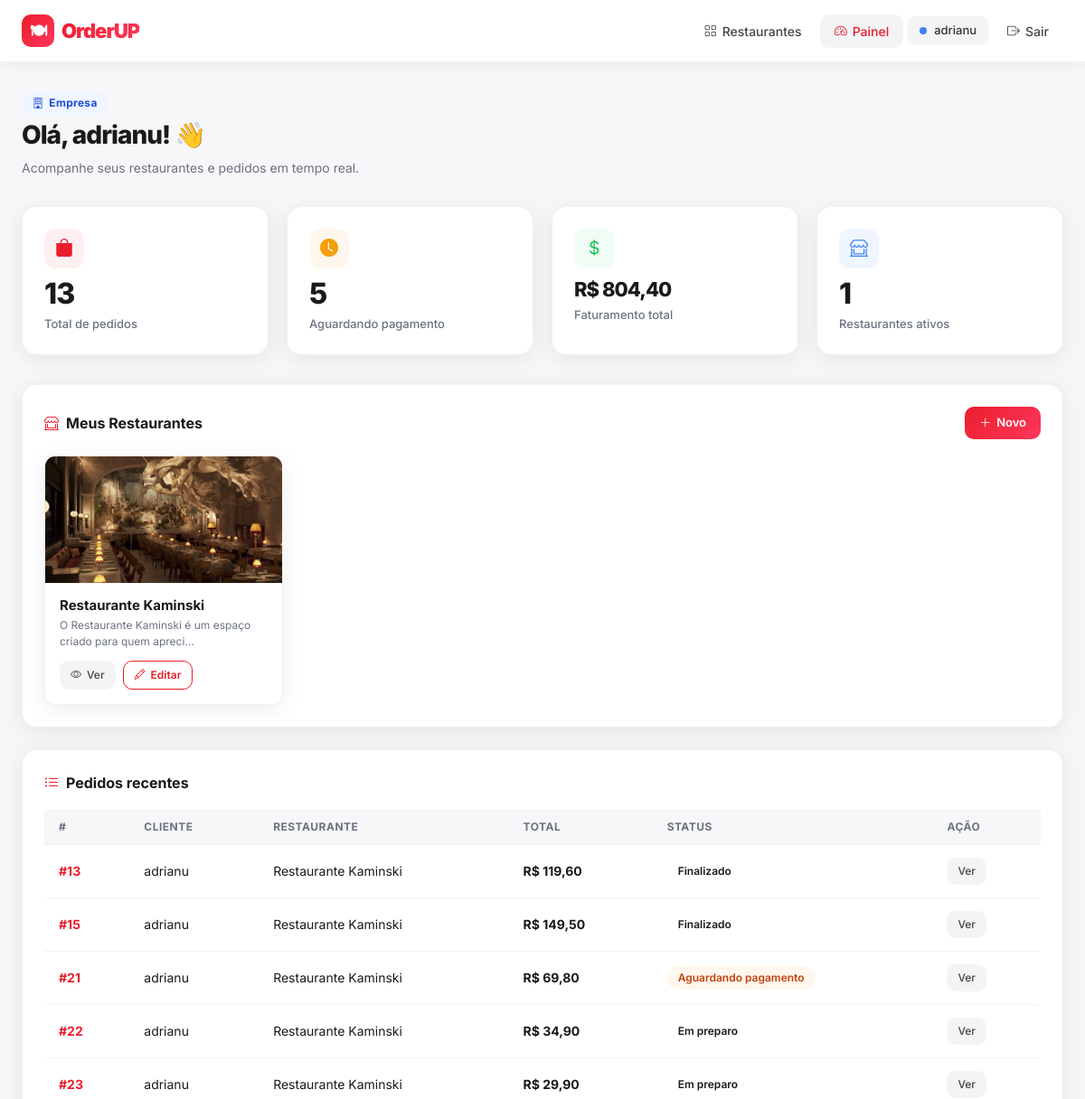
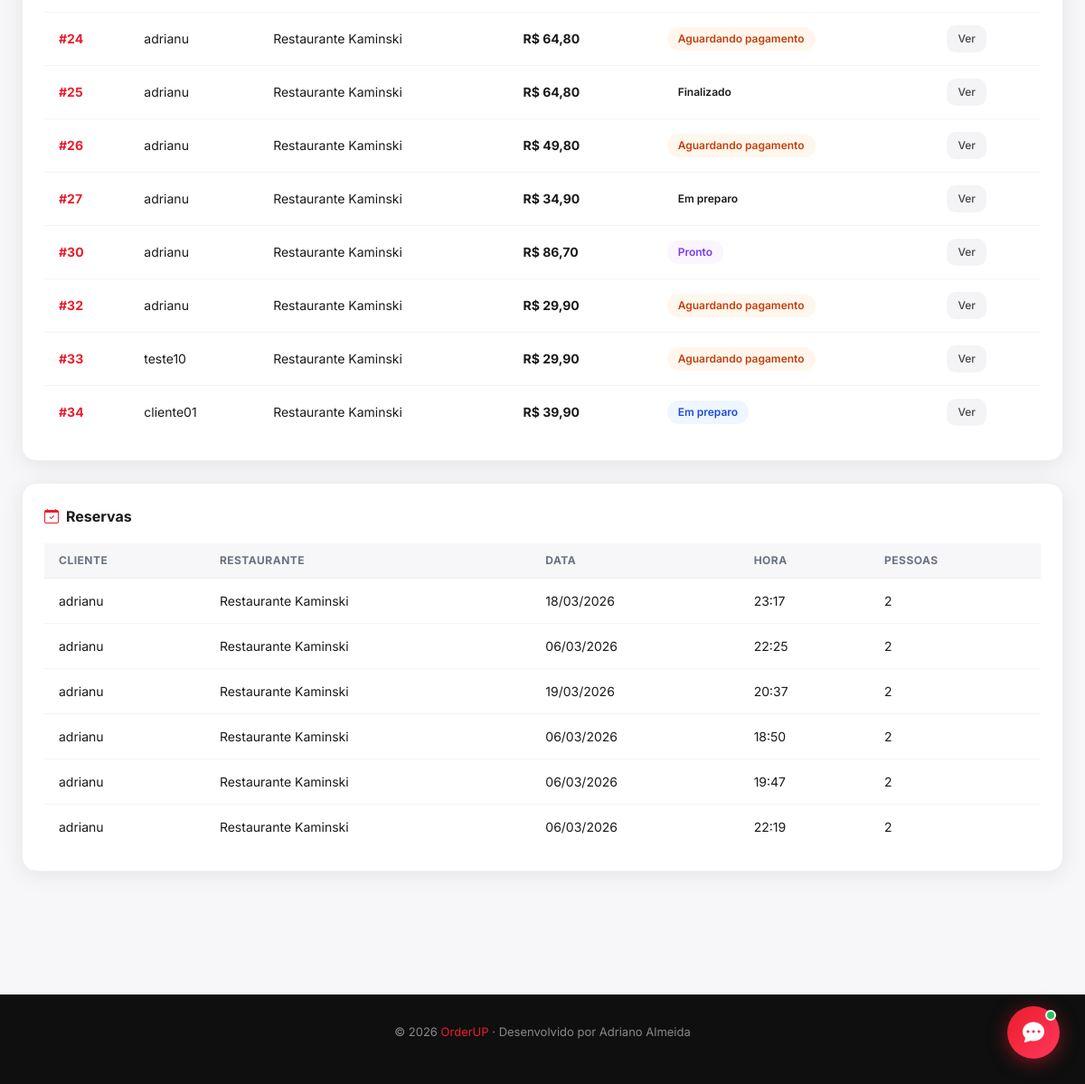
Screenshot of /dashboard/ (signed in) with the database file from the repository (2 pictures, top to bottom).
### myapp/models.py (models this page shows, shortened)
class Restaurant(models.Model):
    name = models.CharField(max_length=200)
    description = models.TextField()
    image = models.ImageField(upload_to='restaurants/', blank=True, null=True)
    owner = models.ForeignKey(User, on_delete=models.CASCADE)
    created_at = models.DateTimeField(auto_now_add=True)
    class Meta:
        ordering = ['-created_at']

class Order(models.Model):
    ORDER_STATUS = [
        ('PENDING', 'Aguardando pagamento'),
        ('PAID', 'Pago'),
        ('PREPARING', 'Em preparo'),
        ('READY', 'Pronto'),
        ('DELIVERED', 'Entregue'),
        ('CANCELLED', 'Cancelado'),
    ]
    ORDER_TYPE = [
        ('LOCAL', 'Consumo no Local'),
        ('DELIVERY', 'Entrega'),
    ]
    restaurant = models.ForeignKey(
        Restaurant,
        on_delete=models.CASCADE,
        related_name='orders'
    )
    customer = models.ForeignKey(
        User,
        on_delete=models.CASCADE,
        related_name='orders'
    )
    PAYMENT_METHOD = [
        ('pix', 'PIX'),
        ('credito', 'Cartão de Crédito'),
        ('debito', 'Cartão de Débito'),
        ('dinheiro', 'Dinheiro'),
    ]
    order_type = models.CharField(max_length=10, choices=ORDER_TYPE)
    status = models.CharField(
        max_length=20,
        choices=ORDER_STATUS,
        default='PENDING'
    )
    delivery_address = models.CharField(max_length=300, blank=True, null=True)
    delivery_complement = models.CharField(max_length=100, blank=True, null=True)
    delivery_neighborhood = models.CharField(max_length=100, blank=True, null=True)
    delivery_city = models.CharField(max_length=100, blank=True, null=True)
    delivery_cep = models.CharField(max_length=10, blank=True, null=True)
    delivery_phone = models.CharField(max_length=20, blank=True, null=True)
    payment_method = models.CharField(max_length=20, choices=PAYMENT_METHOD, blank=True, null=True)
    payment_id = models.CharField(max_length=200, blank=True, null=True)  # ID do MercadoPago
    paid_at = models.DateTimeField(null=True, blank=True)
    customer_notified = models.BooleanField(default=False)
    last_status_update = models.DateTimeField(auto_now=True)
    created_at = models.DateTimeField(auto_now_add=True)
    @property
    def total(self):
        return sum(
            (item.menu_item.price * item.quantity)
            for item in self.items.all()
        ) or 0

class OrderItem(models.Model):
    order = models.ForeignKey(
        Order,
        related_name='items',
        on_delete=models.CASCADE
    )
    menu_item = models.ForeignKey(MenuItem, on_delete=models.CASCADE)
    quantity = models.PositiveIntegerField()

class MenuItem(models.Model):
    restaurant = models.ForeignKey(
        Restaurant,
        on_delete=models.CASCADE,
        related_name='menu_items'
    )
    name = models.CharField(max_length=200)
    description = models.TextField()
    price = models.DecimalField(max_digits=8, decimal_places=2)
    image = models.ImageField(
        upload_to=menu_image_path,
        blank=True,
        null=True
    )
    available = models.BooleanField(default=True)

class Reservation(models.Model):
    restaurant = models.ForeignKey(
        Restaurant,
        on_delete=models.CASCADE,
        related_name='reservations'
    )
    customer = models.ForeignKey(
        User,
        on_delete=models.CASCADE,
        related_name='reservations'
    )
    date = models.DateField()
    time = models.TimeField()
    number_of_people = models.PositiveIntegerField()
    observation = models.TextField(blank=True, null=True)
    related_order = models.ForeignKey(
        Order,
        on_delete=models.SET_NULL,
        blank=True,
        null=True,
        related_name='reservation_link'
    )
    created_at = models.DateTimeField(auto_now_add=True)

### myapp/views.py (the view)
# urls.py: path('dashboard/', views.my_dashboard, name='my_dashboard'),
@login_required
def my_dashboard(request):
    user = request.user
    if user.is_superuser:
        restaurants = Restaurant.objects.all()
        orders = Order.objects.all()
        reservations = Reservation.objects.all()
        template = 'dashboard_admin.html'
    elif hasattr(user, 'profile') and user.profile.user_type == 'empresa':
        restaurants = Restaurant.objects.filter(owner=user)
        orders = Order.objects.filter(restaurant__owner=user)
        reservations = Reservation.objects.filter(restaurant__owner=user)
        template = 'dashboard.html'
    else:
        restaurants = None
        orders = Order.objects.filter(customer=user)
        reservations = Reservation.objects.filter(customer=user)
        template = 'dashboard_cliente.html'
    total_vendas = orders.count()
    aguardando_pagamento = orders.filter(status='PENDING').count()
    total_faturado = sum(order.total for order in orders)
    return render(request, template, {
        'restaurants': restaurants,
        'orders': orders,
        'reservations': reservations,
        'total_vendas': total_vendas,
        'aguardando_pagamento': aguardando_pagamento,
        'total_faturado': total_faturado,
    })

### templates/dashboard.html (shortened to what this page needs)
{% extends 'base.html' %}
{% block content %}
<div class="dash-wrap" style="max-width:100%;padding:0">
  <div class="dash-header">
    <div style="display:flex;align-items:center;gap:12px;margin-bottom:6px">
      <span class="profile-chip chip-empresa"><i class="bi bi-building"></i> Empresa</span>
    </div>
    <h1 class="dash-title">Olá, {{ user.first_name|default:user.username }}! 👋</h1>
    <p style="color:var(--muted);font-size:14px">Acompanhe seus restaurantes e pedidos em tempo real.</p>
  </div>
  <div class="stat-grid">
    <div class="stat-card">
      <div class="stat-icon" style="background:#fff0f0"><i class="bi bi-bag-fill" style="color:var(--red)"></i></div>
      <div class="stat-num">{{ total_vendas }}</div>
      <div class="stat-label">Total de pedidos</div>
    </div>
    <div class="stat-card">
      <div class="stat-icon" style="background:#fff7ed"><i class="bi bi-clock-fill" style="color:#f59e0b"></i></div>
      <div class="stat-num">{{ aguardando_pagamento }}</div>
      <div class="stat-label">Aguardando pagamento</div>
    </div>
    <div class="stat-card">
      <div class="stat-icon" style="background:#f0fdf4"><i class="bi bi-currency-dollar" style="color:#22c55e"></i></div>
      <div class="stat-num" style="font-size:22px">R$ {{ total_faturado|floatformat:2 }}</div>
      <div class="stat-label">Faturamento total</div>
    </div>
    <div class="stat-card">
      <div class="stat-icon" style="background:#eff6ff"><i class="bi bi-shop-window" style="color:#3b82f6"></i></div>
      <div class="stat-num">{{ restaurants.count }}</div>
      <div class="stat-label">Restaurantes ativos</div>
    </div>
  </div>
  <div class="dash-card">
    <div class="dash-card-title">
      <i class="bi bi-shop-window" style="color:var(--red)"></i> Meus Restaurantes
      <a href="{% url 'restaurant_create' %}" class="btn-red" style="margin-left:auto;font-size:13px;padding:8px 16px">
        <i class="bi bi-plus-lg"></i> Novo
      </a>
    </div>
    {% if restaurants %}
    <div style="display:grid;grid-template-columns:repeat(auto-fill,minmax(260px,1fr));gap:16px">
      {% for restaurant in restaurants %}
      <div style="border:1px solid #f0f0f0;border-radius:12px;overflow:hidden;transition:all .2s" class="card-rest">
        {% if restaurant.image %}
          <img src="{{ restaurant.image.url }}" alt="{{ restaurant.name }}" style="width:100%;height:140px;object-fit:cover">
        {% else %}
          <div style="width:100%;height:140px;background:linear-gradient(135deg,#f0f0f0,#e0e0e0);display:flex;align-items:center;justify-content:center;font-size:36px">🏪</div>
        {% endif %}
        <div style="padding:16px">
          <h4 style="font-size:15px;font-weight:700;margin-bottom:4px">{{ restaurant.name }}</h4>
          <p style="font-size:12px;color:var(--muted);margin-bottom:12px">{{ restaurant.description|truncatechars:60 }}</p>
          <div style="display:flex;gap:8px">
            <a href="{% url 'restaurant_detail' restaurant.pk %}" class="btn-gray" style="font-size:12px;padding:6px 12px"><i class="bi bi-eye"></i> Ver</a>
            <a href="{% url 'restaurant_update' restaurant.pk %}" class="btn-outline-red" style="font-size:12px;padding:6px 12px"><i class="bi bi-pencil"></i> Editar</a>
          </div>
        </div>
      </div>
      {% endfor %}
    </div>
    {% else %}
    <div style="text-align:center;padding:40px">
      <div style="font-size:48px;margin-bottom:12px">🏪</div>
      <p style="color:var(--muted)">Nenhum restaurante ainda. <a href="{% url 'restaurant_create' %}" style="color:var(--red);font-weight:600">Criar agora</a></p>
    </div>
    {% endif %}
  </div>
  <div class="dash-card">
    <div class="dash-card-title"><i class="bi bi-list-ul" style="color:var(--red)"></i> Pedidos recentes</div>
    {% if orders %}
    <table class="table-orderup">
      <thead>
        <tr>
          <th>#</th><th>Cliente</th><th>Restaurante</th><th>Total</th><th>Status</th><th>Ação</th>
        </tr>
      </thead>
      <tbody>
        {% for order in orders|slice:":20" %}
        <tr>
          <td style="font-weight:700;color:var(--red)">#{{ order.id }}</td>
          <td>{{ order.customer.username }}</td>
          <td>{{ order.restaurant.name }}</td>
          <td style="font-weight:700">R$ {{ order.total|floatformat:2 }}</td>
          <td>
            <span class="badge-status badge-{{ order.status|lower }}">
              {{ order.get_status_display }}
            </span>
          </td>
          <td>
            <a href="{% url 'order_detail' order.pk %}" class="btn-gray" style="font-size:12px;padding:6px 12px">Ver</a>
          </td>
        </tr>
        {% endfor %}
      </tbody>
    </table>
    {% else %}
    <p style="color:var(--muted);text-align:center;padding:24px">Nenhum pedido ainda.</p>
    {% endif %}
  </div>
  <div class="dash-card">
    <div class="dash-card-title"><i class="bi bi-calendar-check" style="color:var(--red)"></i> Reservas</div>
    {% if reservations %}
    <table class="table-orderup">
      <thead><tr><th>Cliente</th><th>Restaurante</th><th>Data</th><th>Hora</th><th>Pessoas</th></tr></thead>
      <tbody>
        {% for res in reservations|slice:":10" %}
        <tr>
          <td>{{ res.customer.username }}</td>
          <td>{{ res.restaurant.name }}</td>
          <td>{{ res.date|date:"d/m/Y" }}</td>
          <td>{{ res.time|time:"H:i" }}</td>
          <td>{{ res.number_of_people }}</td>
        </tr>
        {% endfor %}
      </tbody>
    </table>
    {% else %}
    <p style="color:var(--muted);text-align:center;padding:24px">Nenhuma reserva ainda.</p>
    {% endif %}
  </div>
</div>
{% endblock %}

### templates/base.html (shortened to what this page needs)
{% load static %}
<!DOCTYPE html>
<html lang="pt-br">
<head>
<link href="https://cdn.jsdelivr.net/npm/bootstrap@5.3.2/dist/css/bootstrap.min.css" rel="stylesheet">
<link href="https://cdn.jsdelivr.net/npm/bootstrap-icons@1.11.3/font/bootstrap-icons.min.css" rel="stylesheet">
</head>
<body>
<nav class="navbar-orderup">
  <div class="nav-inner">
    <a href="{% url 'home' %}" class="brand">
      <div class="brand-icon">🍽</div>
      <span>OrderUP</span>
    </a>
    <div class="nav-links">
      {% if user.is_authenticated %}
        <a href="{% url 'restaurant_list' %}" class="nav-btn {% if '/restaurants' in request.path %}active{% endif %}">
          <i class="bi bi-grid"></i><span>Restaurantes</span>
        </a>
        {% if user.profile.user_type == 'empresa' or user.is_superuser %}
          <a href="{% url 'my_dashboard' %}" class="nav-btn {% if 'dashboard' in request.path %}active{% endif %}">
            <i class="bi bi-speedometer2"></i><span>Painel</span>
          </a>
        {% else %}
          <a href="{% url 'my_dashboard' %}" class="nav-btn {% if 'dashboard' in request.path %}active{% endif %}">
            <i class="bi bi-person-circle"></i><span>Meus Pedidos</span>
          </a>
        {% endif %}
        <div class="user-badge">
          {% if user.is_superuser %}
            <span class="dot dot-admin"></span>Admin
          {% elif user.profile.user_type == 'empresa' %}
            <span class="dot dot-empresa"></span>{{ user.username }}
          {% else %}
            <span class="dot dot-cliente"></span>{{ user.username }}
          {% endif %}
        </div>
        <form action="{% url 'logout' %}" method="post" style="margin:0">
          <button type="submit" class="nav-btn">
            <i class="bi bi-box-arrow-right"></i><span>Sair</span>
          </button>
        </form>
      {% else %}
        <a href="{% url 'login' %}" class="nav-btn nav-btn-outline">Entrar</a>
        <a href="{% url 'register' %}" class="nav-btn nav-btn-primary">Cadastrar</a>
      {% endif %}
    </div>
  </div>
</nav>
<div style="max-width:1200px;margin:0 auto;padding:{% if request.path == '/' %}40px{% else %}32px{% endif %} 24px">
  {% block content %}{% endblock %}
</div>
<footer>
  <p>© 2026 <span>OrderUP</span> · Desenvolvido por Adriano Almeida</p>
</footer>
{% if user.is_authenticated %}
<button id="chat-fab" onclick="toggleChat()">
  <i class="bi bi-chat-dots-fill" id="chat-icon"></i>
  <div class="badge-dot"></div>
</button>
{% endif %}
</body>
</html>

### rows the page displays
Restaurant: image (picture), name "Restaurante Kaminski", description "O Restaurante Kaminski é um espaço criado para quem apreci…"
Order: id "13", customer.username "adrianu", restaurant.name "Restaurante Kaminski", total "119,60", status "Finalizado"
Order: id "15", customer.username "adrianu", restaurant.name "Restaurante Kaminski", total "149,50", status "Finalizado"
Order: id "21", customer.username "adrianu", restaurant.name "Restaurante Kaminski", total "69,80", status "Aguardando pagamento"
Order: id "22", customer.username "adrianu", restaurant.name "Restaurante Kaminski", total "34,90", status "Em preparo"
Order: id "23", customer.username "adrianu", restaurant.name "Restaurante Kaminski", total "29,90", status "Em preparo"
Order: id "24", customer.username "adrianu", restaurant.name "Restaurante Kaminski", total "64,80", status "Aguardando pagamento"
Order: id "25", customer.username "adrianu", restaurant.name "Restaurante Kaminski", total "64,80", status "Finalizado"
Order: id "26", customer.username "adrianu", restaurant.name "Restaurante Kaminski", total "49,80", status "Aguardando pagamento"
Order: id "27", customer.username "adrianu", restaurant.name "Restaurante Kaminski", total "34,90", status "Em preparo"
Order: id "30", customer.username "adrianu", restaurant.name "Restaurante Kaminski", total "86,70", status "Pronto"
Order: id "32", customer.username "adrianu", restaurant.name "Restaurante Kaminski", total "29,90", status "Aguardando pagamento"
Order: id "33", customer.username "teste10", restaurant.name "Restaurante Kaminski", total "29,90", status "Aguardando pagamento"
Order: id "34", customer.username "cliente01", restaurant.name "Restaurante Kaminski", total "39,90", status "Em preparo"
Reservation: customer.username "adrianu", restaurant.name "Restaurante Kaminski", date "18/03/2026", time "23:17", number_of_people "2"
Reservation: customer.username "adrianu", restaurant.name "Restaurante Kaminski", date "06/03/2026", time "22:25", number_of_people "2"
Reservation: customer.username "adrianu", restaurant.name "Restaurante Kaminski", date "19/03/2026", time "20:37", number_of_people "2"
Reservation: customer.username "adrianu", restaurant.name "Restaurante Kaminski", date "06/03/2026", time "18:50", number_of_people "2"
Reservation: customer.username "adrianu", restaurant.name "Restaurante Kaminski", date "06/03/2026", time "19:47", number_of_people "2"
Reservation: customer.username "adrianu", restaurant.name "Restaurante Kaminski", date "06/03/2026", time "22:19", number_of_people "2"

### other values shown
{{ user.username }} "adrianu"
{{ user.first_name|default:user.username }} "adrianu"
{{ total_vendas }} "13"
{{ aguardando_pagamento }} "5"
{{ total_faturado|floatformat:2 }} "804,40"
{{ restaurants.count }} "1"
